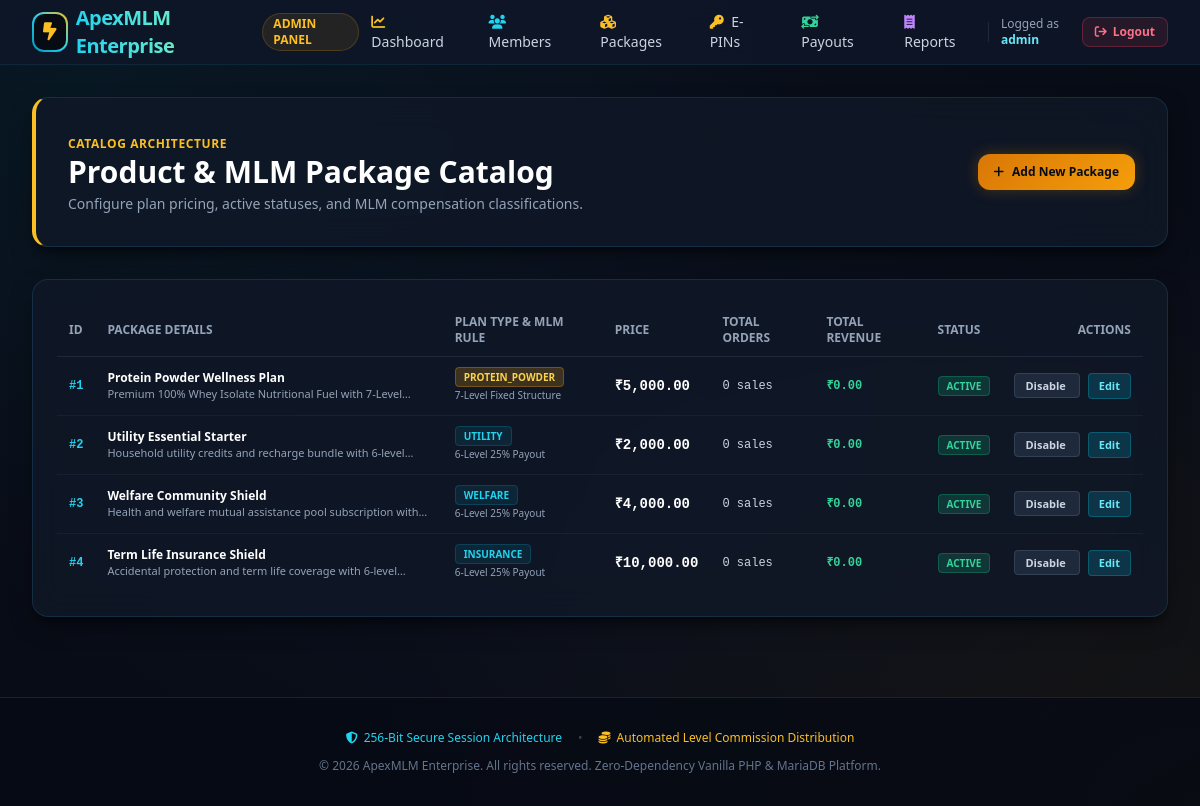
Screenshot of /admin/packages.php (signed in) with the database file from the repository.
### tables this page shows
CREATE TABLE IF NOT EXISTS users (
    id INT AUTO_INCREMENT PRIMARY KEY,
    username VARCHAR(50) NOT NULL UNIQUE,
    plain_password VARCHAR(255) NOT NULL,
    sponsor_id INT NULL,
    role ENUM('admin', 'member') NOT NULL DEFAULT 'member',
    full_name VARCHAR(100) NOT NULL,
    mobile VARCHAR(20) NULL,
    email VARCHAR(100) NOT NULL UNIQUE,
    address TEXT NULL,
    created_at TIMESTAMP DEFAULT CURRENT_TIMESTAMP,
    CONSTRAINT fk_users_sponsor FOREIGN KEY (sponsor_id) REFERENCES users(id) ON DELETE SET NULL
);

CREATE TABLE IF NOT EXISTS packages (
    id INT AUTO_INCREMENT PRIMARY KEY,
    package_name VARCHAR(100) NOT NULL,
    price DECIMAL(10, 2) NOT NULL,
    type ENUM('utility', 'welfare', 'insurance', 'protein_powder') NOT NULL,
    description TEXT NULL,
    is_active TINYINT(1) NOT NULL DEFAULT 1,
    created_at TIMESTAMP DEFAULT CURRENT_TIMESTAMP
);

### includes/auth.php (called while the page is built, shortened)
<?php
function getCurrentUser(): ?array {
    $pdo = getDBConnection();
    $stmt = $pdo->prepare('SELECT id, username, plain_password, sponsor_id, role, full_name, mobile, email, address, created_at FROM users WHERE id = :id LIMIT 1');
    $stmt->execute(['id' => $_SESSION['user_id']]);
    $user = $stmt->fetch();
    return $user ?: null;
}
function e($str): string {
    return htmlspecialchars((string)$str, ENT_QUOTES, 'UTF-8');
}

### admin/packages.php (the view, shortened to what this page needs)
<?php
require_once __DIR__ . '/../includes/auth.php';
$pdo = getDBConnection();
$packages = $pdo->query('
    SELECT p.*,
           (SELECT COUNT(*) FROM user_purchases WHERE package_id = p.id AND payment_status = "completed") as orders_count,
           (SELECT COALESCE(SUM(amount_paid), 0) FROM user_purchases WHERE package_id = p.id AND payment_status = "completed") as total_revenue
    FROM packages p
    ORDER BY p.id ASC
')->fetchAll();
require_once __DIR__ . '/../includes/header.php';
?>
<div class="max-w-7xl mx-auto px-4 sm:px-6 lg:px-8 py-8 space-y-8">
    <div class="glass-panel rounded-2xl p-6 sm:p-8 flex flex-col md:flex-row md:items-center justify-between gap-6 border-l-4 border-l-amber-400">
        <div>
            <span class="text-xs uppercase tracking-wider text-amber-400 font-bold mb-1">Catalog Architecture</span>
            <h1 class="text-2xl sm:text-3xl font-extrabold text-white">Product & MLM Package Catalog</h1>
            <p class="text-sm text-slate-400 mt-1">
                Configure plan pricing, active statuses, and MLM compensation classifications.
            </p>
        </div>
        <div>
            <button onclick="openCreateModal()" class="px-4 py-2.5 rounded-xl font-bold text-slate-950 glow-gold-btn text-xs transition flex items-center gap-2">
                <i class="fa-solid fa-plus"></i> Add New Package
            </button>
        </div>
    </div>
    <div class="glass-panel rounded-2xl p-6">
        <div class="overflow-x-auto">
            <table class="w-full text-left text-xs">
                <thead class="text-slate-400 border-b border-slate-800 font-semibold uppercase">
                    <tr>
                        <th class="py-2.5 px-3">ID</th>
                        <th class="py-2.5 px-3">Package Details</th>
                        <th class="py-2.5 px-3">Plan Type & MLM Rule</th>
                        <th class="py-2.5 px-3">Price</th>
                        <th class="py-2.5 px-3">Total Orders</th>
                        <th class="py-2.5 px-3">Total Revenue</th>
                        <th class="py-2.5 px-3">Status</th>
                        <th class="py-2.5 px-3 text-right">Actions</th>
                    </tr>
                </thead>
                <tbody class="divide-y divide-slate-800/60 text-slate-300">
                    <?php foreach ($packages as $pkg): ?>
                        <tr class="hover:bg-slate-800/30">
                            <td class="py-3 px-3 font-mono text-cyan-400 font-bold">#<?= $pkg['id'] ?></td>
                            <td class="py-3 px-3">
                                <div class="font-bold text-white"><?= e($pkg['package_name']) ?></div>
                                <div class="text-[11px] text-slate-400 line-clamp-1 max-w-sm"><?= e($pkg['description']) ?></div>
                            </td>
                            <td class="py-3 px-3">
                                <span class="px-2 py-0.5 rounded text-[10px] font-bold uppercase <?= $pkg['type'] === 'protein_powder' ? 'bg-amber-500/20 text-amber-300 border border-amber-500/30' : 'bg-cyan-500/10 text-cyan-400 border border-cyan-500/20' ?>">
                                    <?= e($pkg['type']) ?>
                                </span>
                                <div class="text-[10px] text-slate-400 mt-0.5">
                                    <?= $pkg['type'] === 'protein_powder' ? '7-Level Fixed Structure' : '6-Level 25% Payout' ?>
                                </div>
                            </td>
                            <td class="py-3 px-3 font-mono font-bold text-white text-sm">
                                <?= APP_CURRENCY ?><?= number_format((float)$pkg['price'], 2) ?>
                            </td>
                            <td class="py-3 px-3 font-mono text-slate-300">
                                <?= (int)$pkg['orders_count'] ?> sales
                            </td>
                            <td class="py-3 px-3 font-mono font-semibold text-emerald-400">
                                <?= APP_CURRENCY ?><?= number_format((float)$pkg['total_revenue'], 2) ?>
                            </td>
                            <td class="py-3 px-3">
                                <?php if ($pkg['is_active']): ?>
                                    <span class="px-2 py-0.5 rounded text-[10px] font-bold uppercase bg-emerald-500/20 text-emerald-400 border border-emerald-500/30">Active</span>
                                <?php else: ?>
                                    <span class="px-2 py-0.5 rounded text-[10px] font-bold uppercase bg-slate-800 text-slate-500 border border-slate-700">Disabled</span>
                                <?php endif; ?>
                            </td>
                            <td class="py-3 px-3 text-right space-x-2 whitespace-nowrap">
                                <a href="/admin/packages.php?toggle_id=<?= $pkg['id'] ?>" class="px-2.5 py-1 rounded bg-slate-800 hover:bg-slate-700 text-slate-300 border border-slate-700 font-semibold text-[11px] transition">
                                    <?= $pkg['is_active'] ? 'Disable' : 'Enable' ?>
                                </a>
                                <button type="button" onclick="openEditPackageModal(<?= htmlspecialchars(json_encode($pkg), ENT_QUOTES, 'UTF-8') ?>)" class="px-2.5 py-1 rounded bg-cyan-500/20 hover:bg-cyan-500/30 text-cyan-300 border border-cyan-500/30 font-semibold text-[11px] transition">
                                    Edit
                                </button>
                            </td>
                        </tr>
                    <?php endforeach; ?>
                </tbody>
            </table>
        </div>
    </div>
</div>
<?php require_once __DIR__ . '/../includes/footer.php'; ?>

### includes/header.php (shortened to what this page needs)
<?php
require_once __DIR__ . '/auth.php';
$currentUser = getCurrentUser();
?>
<!DOCTYPE html>
<html lang="en" class="dark">
<head>
    <script src="https://cdn.tailwindcss.com"></script>
    <link rel="stylesheet" href="https://cdnjs.cloudflare.com/ajax/libs/font-awesome/6.5.1/css/all.min.css">
    <link rel="stylesheet" href="/assets/css/custom.css">
</head>
<body class="bg-slate-950 text-slate-100 min-h-screen flex flex-col font-sans antialiased selection:bg-cyan-500 selection:text-white">
<header class="border-b border-cyan-900/30 bg-slate-900/80 backdrop-blur-md sticky top-0 z-50">
    <div class="max-w-7xl mx-auto px-4 sm:px-6 lg:px-8 h-16 flex items-center justify-between">
        <div class="flex items-center space-x-3">
            <a href="/" class="flex items-center space-x-2 group">
                <div class="w-10 h-10 rounded-xl bg-gradient-to-tr from-cyan-600 via-cyan-400 to-amber-400 p-[2px] transition duration-300 group-hover:scale-105">
                    <div class="w-full h-full bg-slate-950 rounded-[10px] flex items-center justify-center">
                        <i class="fa-solid fa-bolt-lightning text-amber-400 text-lg"></i>
                    </div>
                </div>
                <span class="text-xl font-bold tracking-tight bg-gradient-to-r from-cyan-400 via-teal-300 to-amber-400 bg-clip-text text-transparent">
                </span>
            </a>
            <?php if ($currentUser && $currentUser['role'] === 'admin'): ?>
                <span class="ml-2 px-2.5 py-0.5 text-xs font-semibold rounded-full bg-amber-500/10 text-amber-400 border border-amber-500/20">ADMIN PANEL</span>
            <?php elseif ($currentUser): ?>
                <span class="ml-2 px-2.5 py-0.5 text-xs font-semibold rounded-full bg-cyan-500/10 text-cyan-400 border border-cyan-500/20">MEMBER HUB</span>
            <?php endif; ?>
        </div>
        <nav class="flex items-center space-x-1 sm:space-x-3">
            <?php if ($currentUser): ?>
                <?php if ($currentUser['role'] === 'admin'): ?>
                    <a href="/admin/dashboard.php" class="px-3 py-2 text-sm font-medium text-slate-300 hover:text-amber-400 rounded-lg hover:bg-slate-800/60 transition"><i class="fa-solid fa-chart-line mr-1 text-amber-400"></i> Dashboard</a>
                    <a href="/admin/users.php" class="px-3 py-2 text-sm font-medium text-slate-300 hover:text-cyan-400 rounded-lg hover:bg-slate-800/60 transition"><i class="fa-solid fa-users mr-1 text-cyan-400"></i> Members</a>
                    <a href="/admin/packages.php" class="px-3 py-2 text-sm font-medium text-slate-300 hover:text-amber-400 rounded-lg hover:bg-slate-800/60 transition"><i class="fa-solid fa-cubes mr-1 text-amber-400"></i> Packages</a>
                    <a href="/admin/pins.php" class="px-3 py-2 text-sm font-medium text-slate-300 hover:text-amber-400 rounded-lg hover:bg-slate-800/60 transition"><i class="fa-solid fa-key mr-1 text-amber-400"></i> E-PINs</a>
                    <a href="/admin/payouts.php" class="px-3 py-2 text-sm font-medium text-slate-300 hover:text-emerald-400 rounded-lg hover:bg-slate-800/60 transition"><i class="fa-solid fa-money-bill-transfer mr-1 text-emerald-400"></i> Payouts</a>
                    <a href="/admin/reports.php" class="px-3 py-2 text-sm font-medium text-slate-300 hover:text-purple-400 rounded-lg hover:bg-slate-800/60 transition"><i class="fa-solid fa-receipt mr-1 text-purple-400"></i> Reports</a>
                <?php endif; ?>
                <div class="flex items-center space-x-2">
                    <span class="text-xs text-slate-400 hidden md:inline">Logged as <span class="text-cyan-300 font-semibold"><?= e($currentUser['username']) ?></span></span>
                    <a href="/logout.php" class="px-3 py-1.5 text-xs font-semibold text-rose-400 bg-rose-500/10 hover:bg-rose-500/20 border border-rose-500/30 rounded-lg transition flex items-center">
                        <i class="fa-solid fa-arrow-right-from-bracket mr-1.5"></i> Logout
                    </a>
                </div>
            <?php endif; ?>
        </nav>
    </div>
</header>
<main class="flex-grow">

### assets/css/custom.css (style rules this page uses)
:root { --bg-deep-slate: #0a0f1d; --card-glass: rgba(16, 24, 40, 0.75); --card-border: rgba(56, 189, 248, 0.15); --card-border-gold: rgba(245, 158, 11, 0.25); --accent-cyan: #06b6d4; --accent-gold: #f59e0b; --glow-cyan: rgba(6, 182, 212, 0.25); --glow-gold: rgba(245, 158, 11, 0.25); }
body { background-color: var(--bg-deep-slate); background-image: radial-gradient(at 0% 0%, rgba(6, 182, 212, 0.08) 0px, transparent 50%), radial-gradient(at 100% 100%, rgba(245, 158, 11, 0.06) 0px, transparent 50%), radial-gradient(at 50% 50%, rgba(15, 23, 42, 0.5) 0px, transparent 100%); background-attachment: fixed; color: #e2e8f0; min-height: 100vh; }
.glass-panel { background: var(--card-glass); backdrop-filter: blur(16px); -webkit-backdrop-filter: blur(16px); border: 1px solid var(--card-border); box-shadow: 0 10px 25px -5px rgba(0, 0, 0, 0.5), 0 8px 10px -6px rgba(0, 0, 0, 0.5); }
.glow-gold-btn { background: linear-gradient(135deg, #d97706 0%, #f59e0b 100%); box-shadow: 0 0 15px var(--glow-gold); transition: all 0.2s ease-in-out; }

### rows the page displays
users: username "admin"
packages: id "1", package_name "Protein Powder Wellness Plan", description "Premium 100% Whey Isolate Nutritional Fuel with…", type "PROTEIN_POWDER", shows "7-Level Fixed Structure", price "5,000.00", orders_count "0", total_revenue "0.00", is_active "ACTIVE"
packages: id "2", package_name "Utility Essential Starter", description "Household utility credits and recharge bundle with…", type "UTILITY", shows "6-Level 25% Payout", price "2,000.00", orders_count "0", total_revenue "0.00", is_active "ACTIVE"
packages: id "3", package_name "Welfare Community Shield", description "Health and welfare mutual assistance pool subscription…", type "WELFARE", shows "6-Level 25% Payout", price "4,000.00", orders_count "0", total_revenue "0.00", is_active "ACTIVE"
packages: id "4", package_name "Term Life Insurance Shield", description "Accidental protection and term life coverage with…", type "INSURANCE", shows "6-Level 25% Payout", price "10,000.00", orders_count "0", total_revenue "0.00", is_active "ACTIVE"

### other values shown
APP_NAME "ApexMLM Enterprise"
